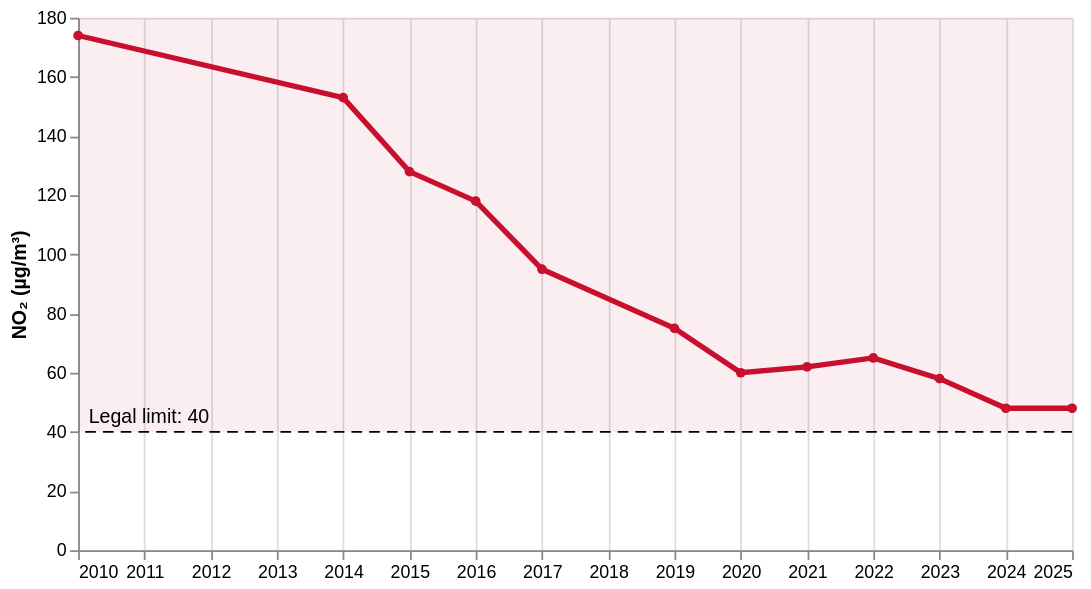

The cell this chart's notebook holds for it:
### Markdown cell above
## C · Say it, and mark the limit (12 min · Build-its *Say the finding in the title*, *Write on the chart*)

Now build the chart in layers, as the lecture did with `line + limit`: each layer is its own `alt.Chart`, and `+`
puts them on top of each other. The one added **last** is drawn **on top**.

**C1.** A shaded band from the limit (40) to the top of the chart: "over the limit". `mark_rect` with `y` and `y2`
draws a band between two values.

### Code cell
red = '#c8102e'
years = alt.X('year:Q', title=None, axis=alt.Axis(format='d'), scale=alt.Scale(domain=[2010, 2025]))
height = alt.Scale(domain=[0, 180])          # the axis stays the same in every chart from here

dots = alt.OverlayMarkDef(color=red)
line = alt.Chart(brixton).mark_line(point=dots, color=red, strokeWidth=3).encode(
    x=years, y=alt.Y('no2:Q', title='NO₂ (µg/m³)', scale=height))

band = alt.Chart().mark_rect(color=red, opacity=0.07).encode(
    y=alt.datum(40), y2=alt.datum(180))     # from the limit to the top
limit = alt.Chart().mark_rule(strokeDash=[6, 4]).encode(y=alt.datum(40))
limit_words = alt.Chart().mark_text(align='left', dy=-8).encode(
    x=alt.value(6), y=alt.datum(40), text=alt.value('Legal limit: 40'))   # 6 pixels in from the left

(band + limit + limit_words + line).properties(width=560, height=300)

### Figure 1 — Vega-Lite specification as saved in the notebook (floating-point values rounded to 4 significant figures)
{"config": {"view": {"continuousWidth": 300, "continuousHeight": 300}}, "layer": [{"data": {"name": "empty"}, "mark": {"type": "rect", "color": "#c8102e", "opacity": 0.07}, "encoding": {"y": {"datum": 40}, "y2": {"datum": 180}}}, {"data": {"name": "empty"}, "mark": {"type": "rule", "strokeDash": [6, 4]}, "encoding": {"y": {"datum": 40}}}, {"data": {"name": "empty"}, "mark": {"type": "text", "align": "left", "dy": -8}, "encoding": {"text": {"value": "Legal limit: 40"}, "x": {"value": 6}, "y": {"datum": 40}}}, {"data": {"name": "data-36538bebd6b4460d3cd455cbdd96ad1d"}, "mark": {"type": "line", "color": "#c8102e", "point": {"color": "#c8102e"}, "strokeWidth": 3}, "encoding": {"x": {"axis": {"format": "d"}, "field": "year", "scale": {"domain": [2010, 2025]}, "title": null, "type": "quantitative"}, "y": {"field": "no2", "scale": {"domain": [0, 180]}, "title": "NO₂ (µg/m³)", "type": "quantitative"}}}], "height": 300, "width": 560, "$schema": "https://vega.github.io/schema/vega-lite/v6.4.1.json", "datasets": {"empty": [{}], "data-36538bebd6b4460d3cd455cbdd96ad1d": [{"code": "LB4", "site": "Brixton Road", "borough": "Lambeth", "type": "Kerbside", "year": 2010, "no2": 174}, {"code": "LB4", "site": "Brixton Road", "borough": "Lambeth", "type": "Kerbside", "year": 2014, "no2": 153}, {"code": "LB4", "site": "Brixton Road", "borough": "Lambeth", "type": "Kerbside", "year": 2015, "no2": 128}, {"code": "LB4", "site": "Brixton Road", "borough": "Lambeth", "type": "Kerbside", "year": 2016, "no2": 118}, {"code": "LB4", "site": "Brixton Road", "borough": "Lambeth", "type": "Kerbside", "year": 2017, "no2": 95}, {"code": "LB4", "site": "Brixton Road", "borough": "Lambeth", "type": "Kerbside", "year": 2019, "no2": 75}, {"code": "LB4", "site": "Brixton Road", "borough": "Lambeth", "type": "Kerbside", "year": 2020, "no2": 60}, {"code": "LB4", "site": "Brixton Road", "borough": "Lambeth", "type": "Kerbside", "year": 2021, "no2": 62}, {"code": "LB4", "site": "Brixton Road", "borough": "Lambeth", "type": "Kerbside", "year": 2022, "no2": 65}, {"code": "LB4", "site": "Brixton Road", "borough": "Lambeth", "type": "Kerbside", "year": 2023, "no2": 58}, {"code": "LB4", "site": "Brixton Road", "borough": "Lambeth", "type": "Kerbside", "year": 2024, "no2": 48}, {"code": "LB4", "site": "Brixton Road", "borough": "Lambeth", "type": "Kerbside", "year": 2025, "no2": 48}]}}
